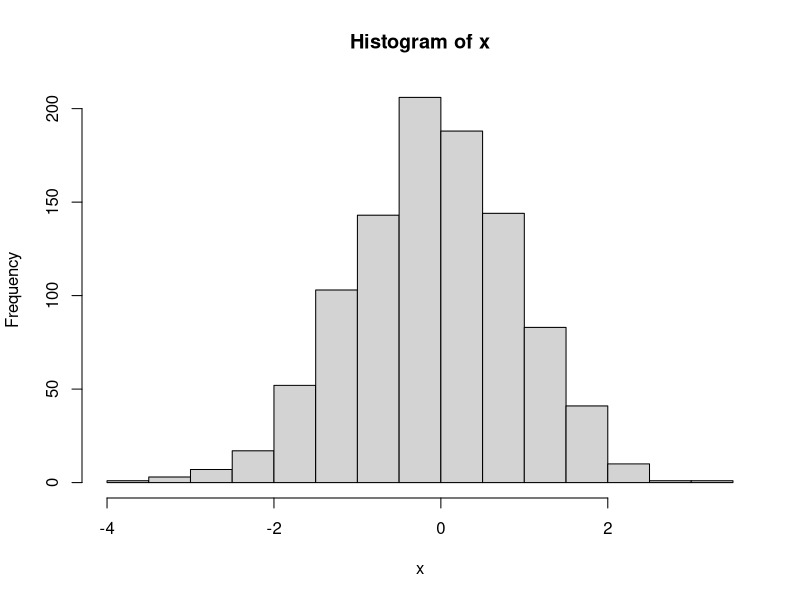
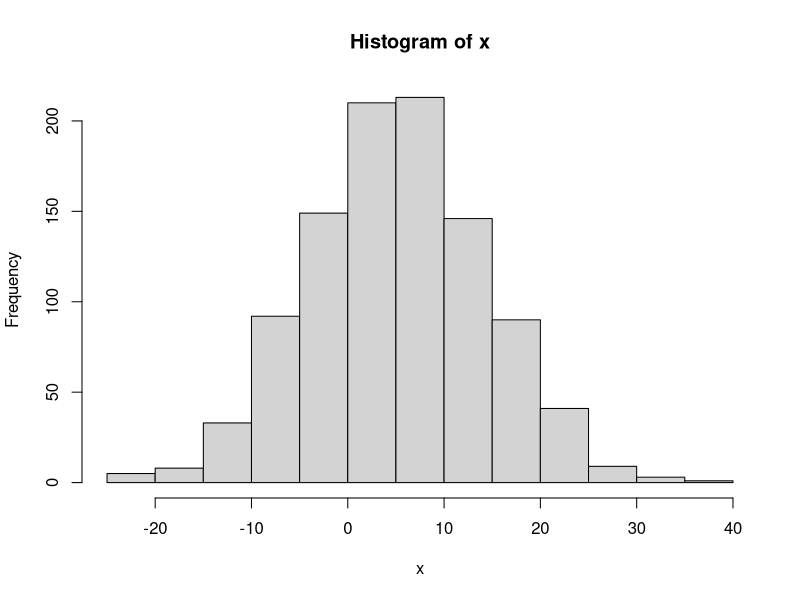
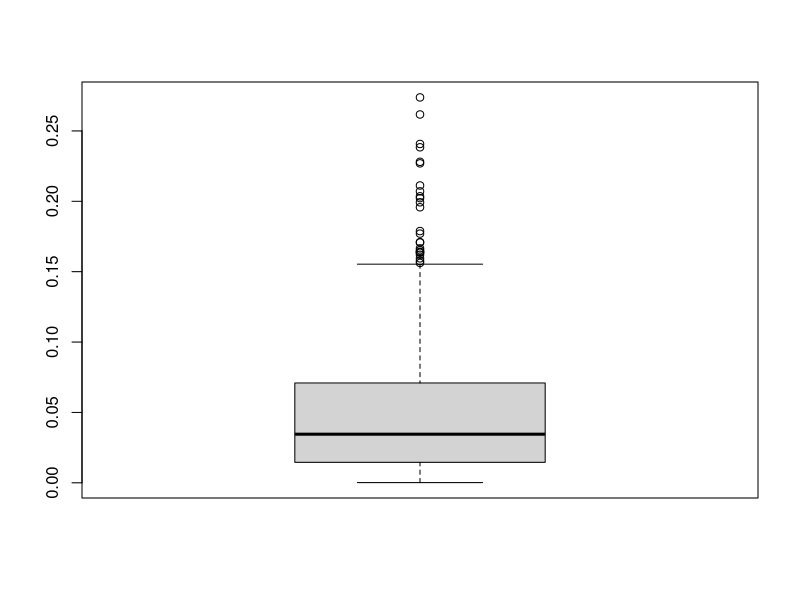

Here is the R script that generated these plots, in order:
#1 

estandar <- rnorm(1000, 0, 1)
sample(estandar,1000)

x <- c(sample(estandar,1000))
hist(x)

normal <- rnorm ( 1000, 5, 9)
sample(normal,1000)

x <- c(sample(normal,1000))
hist(x)

#2
exponencial <- rexp(500, 20)
sample(exponencial,500)


#a
x <- c(sample(exponencial,500))

mean(x)
#Es menor al valor esperado.

#b
x <- c(sample(exponencial,500))
      
quantile(x, 0.33)

quantile(exponencial, 0.33)
#Es igual que el cuantil 0.33 de esta distribución.

#c
x <-c(sample(exponencial,500))

boxplot(x)
#Si, existen valores extremos. Para que  existan valores extremos
#ueden pasar varias cosas, desde que se anotó mal un número,
#asta que realmente existe un valor extremo. No podemos saber en este caso,
#cual es el motivo exacto.





     